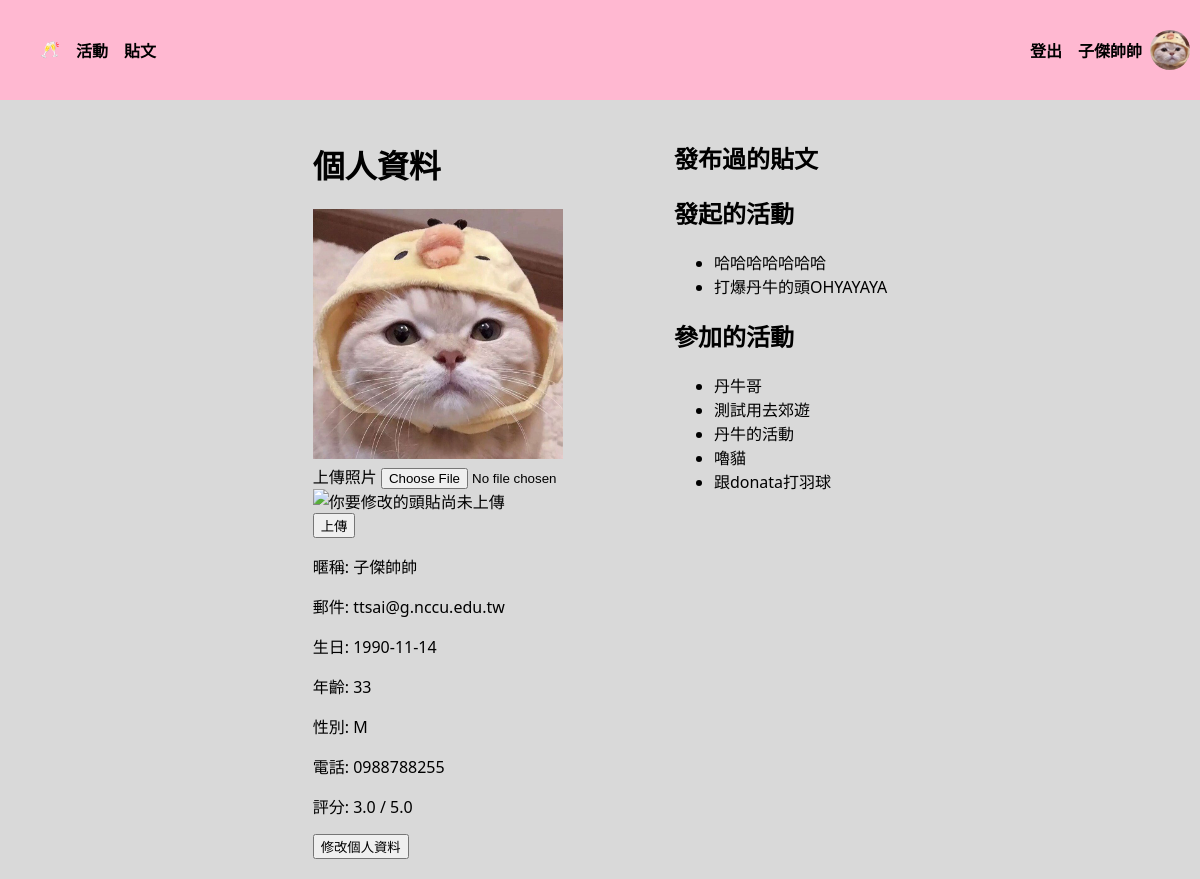
The app's page /user/personalInfo (signed in) with its own data.
### tables this page shows
CREATE TABLE "User" (
	"userID"	INTEGER,
	"password"	VARCHAR(10),
	"nickname"	VARCHAR(10) NOT NULL,
	"gender"	VARCHAR(1) NOT NULL,
	"birth"	TEXT,
	"cellphone"	VARCHAR(10),
	"email"	TEXT UNIQUE,
	"image" TEXT,
	PRIMARY KEY("userID" AUTOINCREMENT)
);

CREATE TABLE "Activity" (
	"activityID"	VARCHAR(36),
	"title"	VARCHAR(10),
	"time"	TEXT,
	"area"	TEXT,
	"location"	TEXT,
	"category"	TEXT,
	"peopleLimited"	INTEGER,
	"fee"	INTEGER,
	"expireDate"	TEXT,
	"organizerUserID"	INTEGER,
	"Intro"	VARCHAR(50),
	"createTime"	TEXT,
	FOREIGN KEY("organizerUserID") REFERENCES "User"("userID"),
	PRIMARY KEY("activityID")
);

CREATE TABLE "Participant" (
	"participantUserID"	INTEGER,
	"participantActivityID"	VARCHAR(36),
	"score"	INTEGER,
	FOREIGN KEY("participantUserID") REFERENCES "User"("userID"),
	FOREIGN KEY("participantActivityID") REFERENCES "Activity"("activityID"),
	PRIMARY KEY("participantUserID","participantActivityID")
);

### crud/crudUser.py (the view)
@user_bp.route("/personalInfo")
def personal_info():
    now_year = datetime.now().strftime("%Y")
    userID = session["userID"]
    con = sql.connect("funCrew_db.db")
    cur = con.cursor()
    cur.execute("SELECT image FROM User WHERE userID=?", (userID,))
    user_image = cur.fetchone()
    cur.execute("SELECT * FROM User WHERE userID=?", (userID,))
    person = cur.fetchall()[0]
    cur.execute(
        "SELECT strftime('%Y', birth) AS birth_year FROM User WHERE userID=?", (userID,)
    )
    birth_year = cur.fetchall()[0]
    cur.execute(
        "SELECT Avg(Participant.score) FROM Participant, Activity WHERE organizerUserID=? AND participantActivityID=activityID",
        (userID,),
    )
    score = cur.fetchone()[0]
    cur.execute("SELECT postID, postTitle FROM Post WHERE postUserID=?", (userID,))
    posts = cur.fetchall()
    cur.execute("SELECT * FROM Activity WHERE organizerUserID=?", (userID,))
    activities = cur.fetchall()
    cur.execute(
        "SELECT * FROM Activity, Participant WHERE participantUserID=? AND activityID=participantActivityID",
        (userID,),
    )
    participants = cur.fetchall()
    return render_template(
        "personalInfo.html",
        nickname=get_nickname(userID),
        user_image=user_image,
        user_id=str(userID),
        person=person,
        score=score,
        posts=posts,
        activities=activities,
        participants=participants,
        now_year=int(now_year),
        birth_year=int(birth_year[0]),
    )

### crud/crudUser.py (called while the page is built)
def get_nickname(userID):
    con = sql.connect("funCrew_db.db")
    cur = con.cursor()
    cur.execute("SELECT nickname FROM User WHERE userID=?", (userID,))
    nickname = cur.fetchone()[0]
    con.close()
    return nickname

### templates/personalInfo.html (shortened to what this page needs)
<!DOCTYPE html>
<html>
<head>
</head>
<body>
    <div class="header">
        <ul>
            <li><a href="/home"> 🥂 </a></li>
            <li><a href="/activity/activities/signingUp">活動</a></li>
            <li><a href="/post/posts/newest">貼文</a></li>
        </ul>
        <div class="header-right">
            <li style="list-style: none;"><a href="/user/logout">登出</a></li>
            <div class="user-info">
                <h4><a href="/user/personalInfo">{{ nickname }}</a></h4></button>
                <img src="{{ url_for('static', filename='images/avatars/' + user_image[0]) }}" alt="大頭貼">
            </div>
        </div>
    </div>
    <div class="container">
        <div class="left-column">
            <h1>個人資料</h1>
            <img class="profile-picture" src="{{ url_for('static', filename='images/avatars/' + user_image[0]) }}"
                alt="大頭貼">
            <form method="POST" action="{{ url_for('user.upload_photo') }}" enctype="multipart/form-data">
                <div class="form-group">
                    <label for="image">上傳照片</label>
                    <input type="file" id="image" name="image" onchange="previewImage(event)"><br>
                    <img id="imagePreview" src="#" alt="你要修改的頭貼尚未上傳" style="max-width: 200px; max-height: 200px;"><br>
                </div>
                <input type="submit" value="上傳" class="btn btn-primary">
            </form>
            <p>暱稱: {{ nickname }}</p>
            <p>郵件: {{ person[6] }}</p>
            <p>生日: {{ person[4] }}</p>
            <p>年齡: {{ now_year-birth_year }}</p>
            <p>性別: {{ person[3] }}</p>
            <p>電話: {{ person[5] }}</p>
            <p>評分: {{ score }} / 5.0</p>
            <button><a href="/user/update_personalInfo">修改個人資料</a></button>
        </div>
        <div class="right-column">
            <h2>發布過的貼文</h2>
            <h2>發起的活動</h2>
            <ul>
                {% for activity in activities %}
                <li><a href="/activity/activities/activity_detail/{{activity[0]}}">{{ activity[1] }}</a></li>
                {% endfor %}
            </ul>
            <h2>參加的活動</h2>
            <ul>
                {% for participant in participants %}
                <li><a href="/activity/activities/activity_detail/{{participant[0]}}">{{ participant[1] }}</a></li>
                {% endfor %}
            </ul>
        </div>
</body>
</html>

### templates/personalInfo.html (style rules this page uses)
body { background-color: #D9D9D9;; margin: 0px; font-family: system-ui, -apple-system, BlinkMacSystemFont, 'Segoe UI', Roboto, Oxygen, Ubuntu, Cantarell, 'Open Sans', 'Helvetica Neue', sans-serif; }
a { text-decoration: none; color: black; }
.header ul { display: flex; list-style: none; }
.header li { font-weight: bold; margin-right: 16px; border: none; }
.header { display: flex; justify-content: space-between; align-items: center; background-color: #ffb8d1; height: 100px; width: 100%; top: 0px; }
.header-right { display: flex; align-items: center; margin-right: 10px; }
.user-info { display: flex; align-items: center; }
.user-info h4 { margin-right: 8px; }
.user-info img { width: 40px; height: 40px; border-radius: 50%; object-fit: cover; }
.profile-picture { width: 250px; height: 250px; object-fit: cover; }
.container { display: flex; justify-content:center; }
.left-column { padding: 20px; }
.right-column { padding: 20px; }

### records on screen
User: nickname "子傑帥帥", image (picture), email "ttsai@g.nccu.edu.tw", birth "1990-11-14", gender "M", cellphone "0988788255"
Activity: title "哈哈哈哈哈哈哈"
Activity: title "打爆丹牛的頭OHYAYAYA"
Participant: title "丹牛哥"
Participant: title "測試用去郊遊"
Participant: title "丹牛的活動"
Participant: title "嚕貓"
Participant: title "跟donata打羽球"

### other values on screen
{{ now_year-birth_year }} "33"
{{ score }} "3.0"
